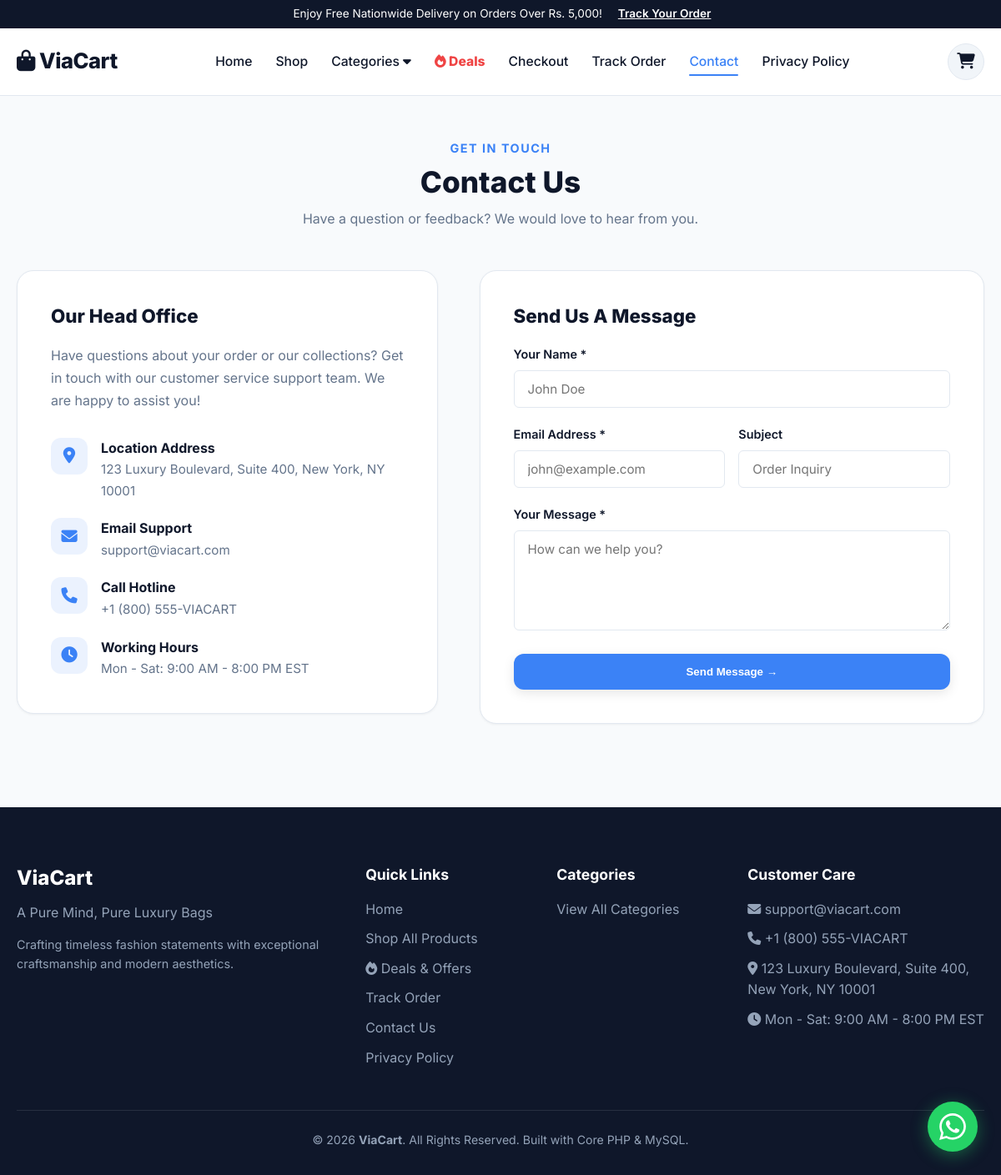
The page /contact.php on the database its author committed.
### tables this page shows
CREATE TABLE IF NOT EXISTS `pages` (
  `page_key` VARCHAR(50) NOT NULL PRIMARY KEY,
  `title` VARCHAR(255) NOT NULL,
  `content` LONGTEXT NULL,
  `meta_title` VARCHAR(255) NULL,
  `meta_description` TEXT NULL,
  `meta_keywords` TEXT NULL,
  `hero_title` VARCHAR(255) NULL,
  `hero_subtitle` TEXT NULL,
  `hero_cta_text` VARCHAR(100) NULL,
  `hero_cta_url` VARCHAR(255) NULL,
  `hero_image` VARCHAR(500) NULL,
  `contact_email` VARCHAR(100) NULL,
  `contact_phone` VARCHAR(100) NULL,
  `contact_address` TEXT NULL,
  `contact_hours` VARCHAR(255) NULL,
  `updated_at` TIMESTAMP DEFAULT CURRENT_TIMESTAMP ON UPDATE CURRENT_TIMESTAMP
);

### includes/db.php (called while the page is built, shortened)
<?php
function get_db() {
    static $pdo = null;
    if ($pdo !== null) {
        return $pdo;
    }
    try {
        $pdo = new PDO("mysql:host=" . DB_HOST . ";dbname=" . DB_NAME . ";charset=utf8mb4", DB_USER, DB_PASS, [
            PDO::ATTR_ERRMODE => PDO::ERRMODE_EXCEPTION,
            PDO::ATTR_DEFAULT_FETCH_MODE => PDO::FETCH_ASSOC,
        ]);
        $colors_check = $pdo->query("SHOW COLUMNS FROM products LIKE 'colors'");
        if ($colors_check->rowCount() === 0) {
            $pdo->exec("ALTER TABLE products ADD COLUMN colors TEXT NULL DEFAULT NULL AFTER description");
            $pdo->exec("ALTER TABLE products ADD COLUMN sizes TEXT NULL DEFAULT NULL AFTER colors");
        }
        $gallery_check = $pdo->query("SHOW COLUMNS FROM products LIKE 'gallery_images'");
        if ($gallery_check->rowCount() === 0) {
            $pdo->exec("ALTER TABLE products ADD COLUMN gallery_images TEXT NULL DEFAULT NULL AFTER image");
        }
        return $pdo;
    } catch (PDOException $e) {
        die("<div style='font-family:sans-serif; padding:30px; background:#fee2e2; color:#991b1b; border-radius:12px; margin:40px auto; max-width:600px; text-align:center;'><h2>MySQL Connection Error</h2><p>" . htmlspecialchars($e->getMessage()) . "</p><p><small>Please make sure MySQL is running in XAMPP.</small></p></div>");
    }
}
function get_all_settings() {
    $db = get_db();
    $stmt = $db->query("SELECT setting_key, setting_value FROM settings");
    $rows = $stmt->fetchAll();
    $settings = [];
    foreach ($rows as $row) {
        $settings[$row['setting_key']] = $row['setting_value'];
    }
    return $settings;
}
function get_page_data($page_key) {
    $db = get_db();
    $stmt = $db->prepare("SELECT * FROM pages WHERE page_key = ?");
    $stmt->execute([$page_key]);
    $row = $stmt->fetch();
    return $row;
}

### contact.php (the view, shortened to what this page needs)
<?php
require_once __DIR__ . '/includes/db.php';
$contact_data = get_page_data('contact');
require_once __DIR__ . '/includes/header.php';
?>
<div class="container" style="padding-top:50px; padding-bottom:100px;">
    <div class="section-title-wrap">
        <span class="section-tag">GET IN TOUCH</span>
        <h1 class="section-title"><?= htmlspecialchars($contact_data['title'] ?: 'Contact Us') ?></h1>
        <p class="section-subtitle">Have a question or feedback? We would love to hear from you.</p>
    </div>
    <div class="layout-contact">
        <div class="surface-box">
            <h3 style="font-size:1.4rem; font-weight:800; margin-bottom:20px; color:var(--secondary-color);">Our Head Office</h3>
            <?php if (!empty($contact_data['content'])): ?>
                <p style="color:var(--text-muted); margin-bottom:30px; line-height:1.7;">
                    <?= nl2br(htmlspecialchars($contact_data['content'])) ?>
                </p>
            <?php endif; ?>
            <div style="display:flex; flex-direction:column; gap:20px;">
                <?php if (!empty($contact_data['contact_address'])): ?>
                    <div style="display:flex; gap:16px; align-items:start;">
                        <div style="width:44px; height:44px; background:rgba(59, 130, 246, 0.1); color:var(--primary-color); border-radius:12px; display:flex; align-items:center; justify-content:center; font-size:1.2rem; flex-shrink:0;">
                            <i class="fa-solid fa-location-dot"></i>
                        </div>
                        <div>
                            <strong style="display:block; font-size:1rem;">Location Address</strong>
                            <span style="color:var(--text-muted); font-size:0.95rem;"><?= htmlspecialchars($contact_data['contact_address']) ?></span>
                        </div>
                    </div>
                <?php endif; ?>
                <?php if (!empty($contact_data['contact_email'])): ?>
                    <div style="display:flex; gap:16px; align-items:start;">
                        <div style="width:44px; height:44px; background:rgba(59, 130, 246, 0.1); color:var(--primary-color); border-radius:12px; display:flex; align-items:center; justify-content:center; font-size:1.2rem; flex-shrink:0;">
                            <i class="fa-solid fa-envelope"></i>
                        </div>
                        <div>
                            <strong style="display:block; font-size:1rem;">Email Support</strong>
                            <span style="color:var(--text-muted); font-size:0.95rem;"><?= htmlspecialchars($contact_data['contact_email']) ?></span>
                        </div>
                    </div>
                <?php endif; ?>
                <?php if (!empty($contact_data['contact_phone'])): ?>
                    <div style="display:flex; gap:16px; align-items:start;">
                        <div style="width:44px; height:44px; background:rgba(59, 130, 246, 0.1); color:var(--primary-color); border-radius:12px; display:flex; align-items:center; justify-content:center; font-size:1.2rem; flex-shrink:0;">
                            <i class="fa-solid fa-phone"></i>
                        </div>
                        <div>
                            <strong style="display:block; font-size:1rem;">Call Hotline</strong>
                            <span style="color:var(--text-muted); font-size:0.95rem;"><?= htmlspecialchars($contact_data['contact_phone']) ?></span>
                        </div>
                    </div>
                <?php endif; ?>
                <?php if (!empty($contact_data['contact_hours'])): ?>
                    <div style="display:flex; gap:16px; align-items:start;">
                        <div style="width:44px; height:44px; background:rgba(59, 130, 246, 0.1); color:var(--primary-color); border-radius:12px; display:flex; align-items:center; justify-content:center; font-size:1.2rem; flex-shrink:0;">
                            <i class="fa-solid fa-clock"></i>
                        </div>
                        <div>
                            <strong style="display:block; font-size:1rem;">Working Hours</strong>
                            <span style="color:var(--text-muted); font-size:0.95rem;"><?= htmlspecialchars($contact_data['contact_hours']) ?></span>
                        </div>
                    </div>
                <?php endif; ?>
            </div>
        </div>
        <div class="surface-box">
            <h3 style="font-size:1.4rem; font-weight:800; margin-bottom:20px; color:var(--secondary-color);">Send Us A Message</h3>
            <form method="POST" action="contact">
                <div class="form-group">
                    <label>Your Name *</label>
                    <input type="text" name="name" class="form-control" required placeholder="John Doe">
                </div>
                <div class="grid-2" style="gap:16px;">
                    <div class="form-group">
                        <label>Email Address *</label>
                        <input type="email" name="email" class="form-control" required placeholder="john@example.com">
                    </div>
                    <div class="form-group">
                        <label>Subject</label>
                        <input type="text" name="subject" class="form-control" placeholder="Order Inquiry">
                    </div>
                </div>
                <div class="form-group">
                    <label>Your Message *</label>
                    <textarea name="message" class="form-control" required placeholder="How can we help you?"></textarea>
                </div>
                <button type="submit" class="btn-primary" style="width:100%; padding:14px; justify-content:center;">
                    Send Message &rarr;
                </button>
            </form>
        </div>
    </div>
</div>
<?php require_once __DIR__ . '/includes/footer.php'; ?>

### includes/footer.php (shortened to what this page needs)
<?php
require_once __DIR__ . '/db.php';
$settings = get_all_settings();
$contact_data = get_page_data('contact');
$site_name = !empty($settings['site_name']) ? $settings['site_name'] : 'ViaCart';
$tagline = !empty($settings['tagline']) ? $settings['tagline'] : 'Luxury Bags & Fine Fashion Accessories';
$raw_wa = !empty($settings['whatsapp_number']) ? $settings['whatsapp_number'] : '12125550199';
$wa_clean_number = preg_replace('/[^0-9]/', '', $raw_wa);
?>
    <footer class="site-footer">
        <div class="container">
            <div class="footer-grid">
                <div class="footer-brand">
                    <h3><?= htmlspecialchars($site_name) ?></h3>
                    <p><?= htmlspecialchars($tagline) ?></p>
                    <p style="margin-top: 14px; font-size: 0.9rem; line-height: 1.6;">
                        Crafting timeless fashion statements with exceptional craftsmanship and modern aesthetics.
                    </p>
                </div>
                <div class="footer-col">
                    <h4>Quick Links</h4>
                    <ul>
                        <li><a href="index">Home</a></li>
                        <li><a href="shop">Shop All Products</a></li>
                        <li><a href="deals"><i class="fa-solid fa-fire"></i> Deals & Offers</a></li>
                        <li><a href="track-order">Track Order</a></li>
                        <li><a href="contact">Contact Us</a></li>
                        <li><a href="privacy-policy">Privacy Policy</a></li>
                    </ul>
                </div>
                <div class="footer-col">
                    <h4>Categories</h4>
                    <ul>
                        <li><a href="shop">View All Categories</a></li>
                    </ul>
                </div>
                <div class="footer-col">
                    <h4>Customer Care</h4>
                    <ul>
                        <?php if (!empty($contact_data['contact_email'])): ?>
                            <li><i class="fa-solid fa-envelope"></i> <?= htmlspecialchars($contact_data['contact_email']) ?></li>
                        <?php endif; ?>
                        <?php if (!empty($contact_data['contact_phone'])): ?>
                            <li><i class="fa-solid fa-phone"></i> <?= htmlspecialchars($contact_data['contact_phone']) ?></li>
                        <?php endif; ?>
                        <?php if (!empty($contact_data['contact_address'])): ?>
                            <li><i class="fa-solid fa-location-dot"></i> <?= htmlspecialchars($contact_data['contact_address']) ?></li>
                        <?php endif; ?>
                        <?php if (!empty($contact_data['contact_hours'])): ?>
                            <li><i class="fa-solid fa-clock"></i> <?= htmlspecialchars($contact_data['contact_hours']) ?></li>
                        <?php endif; ?>
                    </ul>
                </div>
            </div>
            <div class="footer-bottom">
                <p>&copy; <?= date('Y') ?> <strong><?= htmlspecialchars($site_name) ?></strong>. All Rights Reserved. Built with Core PHP & MySQL.</p>
            </div>
        </div>
    </footer>
    <?php if (!empty($wa_clean_number)): ?>
        <a href="https://wa.me/<?= htmlspecialchars($wa_clean_number) ?>?text=<?= urlencode('*WELCOME TO VIACART* What would you like to order?') ?>" target="_blank" class="whatsapp-float" title="Chat with us on WhatsApp">
        </a>
    <?php endif; ?>
</body>
</html>

### assets/css/style.css (style rules this page uses)
:root { --primary-color: #3b82f6; --primary-hover: #2563eb; --secondary-color: #0f172a; --secondary-light: #1e293b; --accent-color: #f59e0b; --bg-body: #f8fafc; --bg-surface: #ffffff; --bg-muted: #f1f5f9; --text-main: #0f172a; --text-muted: #64748b; --text-light: #94a3b8; --border-color: #e2e8f0; --radius-sm: 6px; --radius-md: 12px; --radius-lg: 20px; --shadow-sm: 0 1px 3px rgba(0, 0, 0, 0.05); --shadow-md: 0 4px 20px -2px rgba(0, 0, 0, 0.08); --shadow-lg: 0 10px 30px -5px rgba(0, 0, 0, 0.12); --font-heading: 'Inter', sans-serif; --font-body: 'Inter', sans-serif; }
* { box-sizing: border-box; margin: 0; padding: 0; }
body { font-family: var(--font-body); background-color: var(--bg-body); color: var(--text-main); line-height: 1.6; min-height: 100vh; display: flex; flex-direction: column; }
h1, h2, h3, h4, h5, h6 { font-family: var(--font-heading); color: var(--secondary-color); line-height: 1.25; }
a { color: inherit; text-decoration: none; transition: all 0.2s ease; }
.container { max-width: 1240px; margin: 0 auto; padding: 0 20px; width: 100%; }
html { -webkit-text-size-adjust: 100%; }
body { overflow-x: hidden; }
.grid-2 { display: grid; grid-template-columns: 1fr 1fr; gap: 20px; }
.layout-contact { display: grid; grid-template-columns: 1fr 1.2fr; gap: 50px; align-items: start; }
.surface-box { background: #ffffff; border-radius: var(--radius-lg); padding: 40px; border: 1px solid var(--border-color); box-shadow: var(--shadow-sm); }
.btn-primary { background: var(--primary-color); color: #ffffff; padding: 12px 24px; border-radius: var(--radius-md); font-weight: 600; border: none; cursor: pointer; display: inline-flex; align-items: center; gap: 8px; box-shadow: 0 4px 14px rgba(0, 0, 0, 0.1); transition: all 0.25s ease; }
.section-title-wrap { text-align: center; max-width: 640px; margin: 0 auto 48px auto; }
.section-tag { color: var(--primary-color); font-weight: 700; font-size: 0.9rem; text-transform: uppercase; letter-spacing: 1.5px; }
.section-title { font-size: clamp(1.5rem, 4.5vw, 2.2rem); font-weight: 800; margin-top: 6px; }
.section-subtitle { color: var(--text-muted); font-size: 1rem; margin-top: 10px; }
.form-group { margin-bottom: 20px; }
.form-group label { display: block; font-weight: 600; font-size: 0.9rem; margin-bottom: 8px; color: var(--secondary-color); }
.form-control { width: 100%; padding: 12px 16px; border: 1px solid var(--border-color); border-radius: var(--radius-sm); font-size: 0.95rem; font-family: inherit; transition: border-color 0.2s ease; background: #ffffff; }
textarea.form-control { min-height: 120px; resize: vertical; }
.whatsapp-float { position: fixed; bottom: 28px; right: 28px; width: 60px; height: 60px; background-color: #25D366; color: #FFF; border-radius: 50px; text-align: center; font-size: 30px; box-shadow: 0 4px 20px rgba(37, 211, 102, 0.4); z-index: 1000; display: flex; align-items: center; justify-content: center; transition: transform 0.3s ease, box-shadow 0.3s ease; animation: pulse-wa 2s infinite; }
.site-footer { background: var(--secondary-color); color: #94a3b8; padding: 70px 0 30px 0; margin-top: auto; }
.footer-grid { display: grid; grid-template-columns: 2fr 1fr 1fr 1.5fr; gap: 40px; margin-bottom: 50px; }
.footer-brand h3 { color: #ffffff; font-size: 1.5rem; font-weight: 800; margin-bottom: 14px; }
.footer-col h4 { color: #ffffff; font-size: 1.1rem; margin-bottom: 18px; }
.footer-col ul { list-style: none; display: flex; flex-direction: column; gap: 10px; }
.footer-bottom { border-top: 1px solid rgba(255, 255, 255, 0.1); padding-top: 24px; text-align: center; font-size: 0.88rem; }

### rows shown on the page
pages: title "Contact Us", content "Have questions about your order or our collections? Get in touch with our customer service support team. We are happy to assist you!", contact_address "123 Luxury Boulevard, Suite 400, New York, NY 10001", contact_email "support@viacart.com", contact_phone "+1 (800) 555-VIACART", contact_hours "Mon - Sat: 9:00 AM - 8:00 PM EST"

### other values the page prints
$site_name "ViaCart"
$tagline "A Pure Mind, Pure Luxury Bags"
